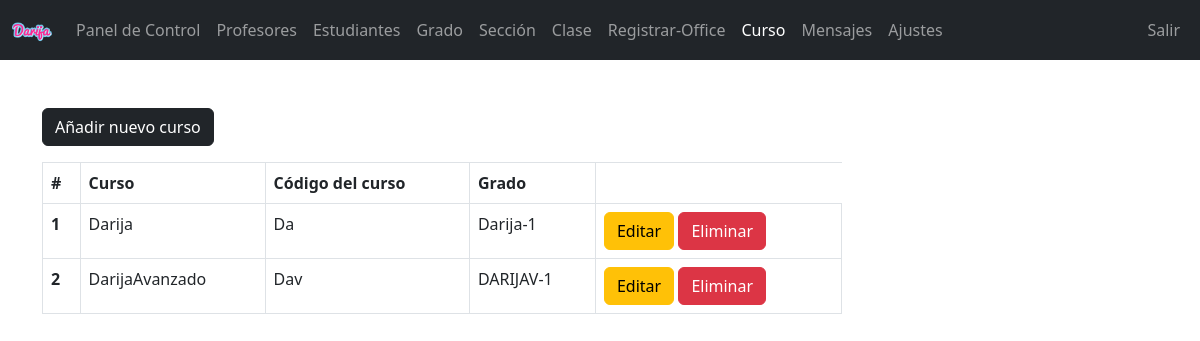
Page /admin/course.php (signed in) on the committed database.
### tables this page shows
CREATE TABLE `subjects` (
  `subject_id` int(11) NOT NULL,
  `subject` varchar(31) NOT NULL,
  `subject_code` varchar(31) NOT NULL,
  `grade` int(11) NOT NULL
);

CREATE TABLE `grades` (
  `grade_id` int(11) NOT NULL,
  `grade` varchar(31) NOT NULL,
  `grade_code` varchar(7) NOT NULL
);

### admin/data/subject.php (called while the page is built, shortened)
<?php
function getAllSubjects($conn){
   $sql = "SELECT * FROM subjects";
   $stmt = $conn->prepare($sql);
   $stmt->execute();
   if ($stmt->rowCount() >= 1) {
     $subjects = $stmt->fetchAll();
     return $subjects;
   }else {
   	return 0;
   }
}
?>

### admin/data/grade.php (called while the page is built, shortened)
<?php
function getGradeById($grade_id, $conn){
   $sql = "SELECT * FROM grades
           WHERE grade_id=?";
   $stmt = $conn->prepare($sql);
   $stmt->execute([$grade_id]);
   if ($stmt->rowCount() == 1) {
     $grade = $stmt->fetch();
     return $grade;
   }else {
    return 0;
   }
}

### admin/course.php (the view, shortened to what this page needs)
<?php
if (isset($_SESSION['admin_id']) &&
    isset($_SESSION['role'])) {
    if ($_SESSION['role'] == 'Admin') {
       include "../CONEXION_DB.php";
       include "data/subject.php";
       include "data/grade.php";
       $courses = getAllSubjects($conn);
 ?>
<!DOCTYPE html>
<html lang="en">
<head>
	<link rel="stylesheet" href="https://cdn.jsdelivr.net/npm/bootstrap@5.2.0/dist/css/bootstrap.min.css">
	<link rel="stylesheet" href="../css/style.css">
  <link rel="stylesheet" href="https://cdnjs.cloudflare.com/ajax/libs/font-awesome/4.7.0/css/font-awesome.min.css">
</head>
<body>
    <?php
        include "inc/navbar.php";
        if ($courses != 0) {
     ?>
     <div class="container mt-5">
        <a href="course-add.php"
           class="btn btn-dark">Añadir nuevo curso</a>
           <div class="table-responsive">
              <table class="table table-bordered mt-3 n-table">
                <thead>
                  <tr>
                    <th scope="col">#</th>
                    <th scope="col">Curso</th>
                    <th scope="col">Código del curso</th>
                    <th scope="col">Grado</th>
                  </tr>
                </thead>
                <tbody>
                  <?php $i = 0; foreach ($courses as $course ) {
                    $i++;  ?>
                  <tr>
                    <th scope="row"><?=$i?></th>
                    <td>
                      <?php
                          echo $course['subject'];
                       ?>
                    </td>
                    <td>
                      <?php
                          echo $course['subject_code'];
                       ?>
                    </td>
                    <td>
                      <?php
                          $grade = getGradeById($course['grade'], $conn);
                          echo $grade['grade_code'].'-'.$grade['grade'];
                       ?>
                    </td>
                    <td>
                        <a href="course-edit.php?course_id=<?=$course['subject_id']?>"
                           class="btn btn-warning">Editar</a>
                        <a href="course-delete.php?course_id=<?=$course['subject_id']?>"
                           class="btn btn-danger">Eliminar</a>
                    </td>
                  </tr>
                <?php } ?>
                </tbody>
              </table>
           </div>
         <?php } ?>
     </div>
</body>
</html>
<?php
  }else {
    header("Location: ../login.php");
    exit;
  }
}else {
	header("Location: ../login.php");
	exit;
}
?>

### css/style.css (style rules this page uses)
.n-table { max-width: 800px; }

### rows in the picture
subjects: subject "Darija", subject_code "Da", grades.grade_code "Darija", grades.grade "1"
subjects: subject "DarijaAvanzado", subject_code "Dav", grades.grade_code "DARIJAV", grades.grade "1"
